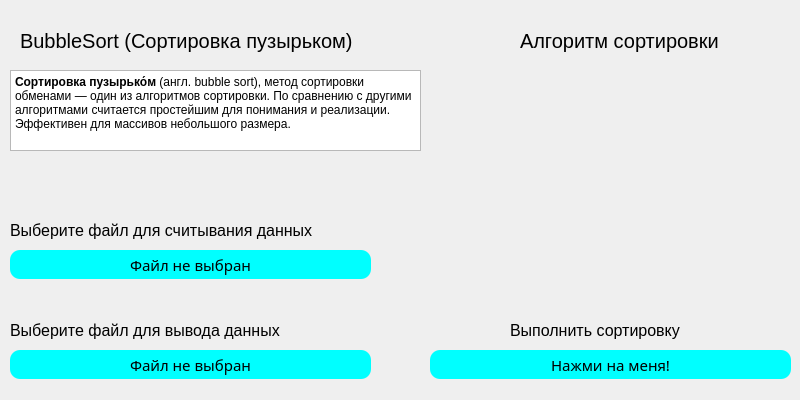
<?xml version="1.0" encoding="UTF-8"?>
<ui version="4.0">
 <class>Window_BubbleSort</class>
 <widget class="QDialog" name="Window_BubbleSort">
  <property name="geometry">
   <rect>
    <x>0</x>
    <y>0</y>
    <width>800</width>
    <height>400</height>
   </rect>
  </property>
  <property name="sizePolicy">
   <sizepolicy hsizetype="Fixed" vsizetype="Fixed">
    <horstretch>0</horstretch>
    <verstretch>0</verstretch>
   </sizepolicy>
  </property>
  <property name="minimumSize">
   <size>
    <width>800</width>
    <height>400</height>
   </size>
  </property>
  <property name="maximumSize">
   <size>
    <width>800</width>
    <height>400</height>
   </size>
  </property>
  <property name="font">
   <font>
    <pointsize>15</pointsize>
   </font>
  </property>
  <property name="windowTitle">
   <string>BubbleSort</string>
  </property>
  <property name="styleSheet">
   <string notr="true">QPushButton{
	background-color: aqua;
	border-radius: 10px;
	color: black;
	border-style: solid;
	font-size: 15px;
}

QDialog{

}</string>
  </property>
  <widget class="QTextBrowser" name="textBrowser">
   <property name="geometry">
    <rect>
     <x>10</x>
     <y>70</y>
     <width>411</width>
     <height>81</height>
    </rect>
   </property>
   <property name="html">
    <string>&lt;!DOCTYPE HTML PUBLIC &quot;-//W3C//DTD HTML 4.0//EN&quot; &quot;http://www.w3.org/TR/REC-html40/strict.dtd&quot;&gt;
&lt;html&gt;&lt;head&gt;&lt;meta name=&quot;qrichtext&quot; content=&quot;1&quot; /&gt;&lt;meta charset=&quot;utf-8&quot; /&gt;&lt;style type=&quot;text/css&quot;&gt;
p, li { white-space: pre-wrap; }
hr { height: 1px; border-width: 0; }
li.unchecked::marker { content: &quot;\2610&quot;; }
li.checked::marker { content: &quot;\2612&quot;; }
&lt;/style&gt;&lt;/head&gt;&lt;body style=&quot; font-family:'Segoe UI'; font-size:15pt; font-weight:400; font-style:normal;&quot;&gt;
&lt;p style=&quot; margin-top:0px; margin-bottom:0px; margin-left:0px; margin-right:0px; -qt-block-indent:0; text-indent:0px;&quot;&gt;&lt;span style=&quot; font-size:9pt; font-weight:700;&quot;&gt;Сортировка пузырько́м&lt;/span&gt;&lt;span style=&quot; font-size:9pt;&quot;&gt; (англ. bubble sort), метод сортировки обменами — один из алгоритмов сортировки. По сравнению с другими алгоритмами считается простейшим для понимания и реализации. Эффективен для массивов небольшого размера.&lt;/span&gt;&lt;/p&gt;&lt;/body&gt;&lt;/html&gt;</string>
   </property>
  </widget>
  <widget class="QLabel" name="label">
   <property name="geometry">
    <rect>
     <x>20</x>
     <y>20</y>
     <width>421</width>
     <height>41</height>
    </rect>
   </property>
   <property name="font">
    <font>
     <pointsize>15</pointsize>
     <fontweight>Black</fontweight>
    </font>
   </property>
   <property name="text">
    <string>BubbleSort (Сортировка пузырьком)</string>
   </property>
  </widget>
  <widget class="QLabel" name="label_3">
   <property name="geometry">
    <rect>
     <x>520</x>
     <y>20</y>
     <width>421</width>
     <height>41</height>
    </rect>
   </property>
   <property name="font">
    <font>
     <pointsize>15</pointsize>
     <fontweight>Black</fontweight>
    </font>
   </property>
   <property name="text">
    <string>Алгоритм сортировки</string>
   </property>
  </widget>
  <widget class="QPushButton" name="pushButton_1">
   <property name="geometry">
    <rect>
     <x>10</x>
     <y>250</y>
     <width>361</width>
     <height>29</height>
    </rect>
   </property>
   <property name="font">
    <font>
     <family>Trebuchet MS</family>
     <pointsize>-1</pointsize>
    </font>
   </property>
   <property name="text">
    <string>Файл не выбран</string>
   </property>
  </widget>
  <widget class="QPushButton" name="pushButton_2">
   <property name="geometry">
    <rect>
     <x>10</x>
     <y>350</y>
     <width>361</width>
     <height>29</height>
    </rect>
   </property>
   <property name="font">
    <font>
     <family>Trebuchet MS</family>
     <pointsize>-1</pointsize>
    </font>
   </property>
   <property name="text">
    <string>Файл не выбран</string>
   </property>
  </widget>
  <widget class="QLabel" name="label_4">
   <property name="geometry">
    <rect>
     <x>10</x>
     <y>210</y>
     <width>421</width>
     <height>41</height>
    </rect>
   </property>
   <property name="font">
    <font>
     <pointsize>12</pointsize>
     <fontweight>Black</fontweight>
    </font>
   </property>
   <property name="text">
    <string>Выберите файл для считывания данных</string>
   </property>
  </widget>
  <widget class="QLabel" name="label_5">
   <property name="geometry">
    <rect>
     <x>10</x>
     <y>310</y>
     <width>381</width>
     <height>41</height>
    </rect>
   </property>
   <property name="font">
    <font>
     <pointsize>12</pointsize>
     <fontweight>Black</fontweight>
    </font>
   </property>
   <property name="text">
    <string>Выберите файл для вывода данных</string>
   </property>
  </widget>
  <widget class="QPushButton" name="pushButton_3">
   <property name="geometry">
    <rect>
     <x>430</x>
     <y>350</y>
     <width>361</width>
     <height>29</height>
    </rect>
   </property>
   <property name="font">
    <font>
     <family>Trebuchet MS</family>
     <pointsize>-1</pointsize>
    </font>
   </property>
   <property name="text">
    <string>Нажми на меня!</string>
   </property>
  </widget>
  <widget class="QLabel" name="label_6">
   <property name="geometry">
    <rect>
     <x>510</x>
     <y>310</y>
     <width>251</width>
     <height>41</height>
    </rect>
   </property>
   <property name="font">
    <font>
     <pointsize>12</pointsize>
     <fontweight>Black</fontweight>
    </font>
   </property>
   <property name="text">
    <string>Выполнить сортировку</string>
   </property>
  </widget>
  <widget class="QLabel" name="label_2">
   <property name="geometry">
    <rect>
     <x>495</x>
     <y>70</y>
     <width>280</width>
     <height>214</height>
    </rect>
   </property>
   <property name="text">
    <string/>
   </property>
  </widget>
 </widget>
 <resources/>
 <connections/>
</ui>
